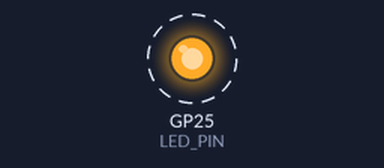
Recording of a program running on a simulated Raspberry Pi Pico. Parts: output pins drawn as LEDs (lit = HIGH). Dashed ring = blinking.

Above: at 0.5 s.
Timing chart, 0 to 4.6 s (numbered marks = the images above):
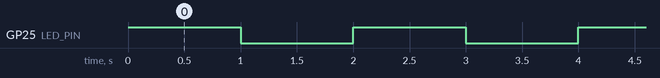

The program:

main.cpp
```cpp
// (licence header left out)
/* include headers */
#include <Arduino.h>

#define LED_PIN		25

void setup() {

	/* set pin as output */
	pinMode(LED_PIN, OUTPUT);

}

void loop() {

	/* turn on LED */
	digitalWrite(LED_PIN,HIGH);

	/* delay 1000ms */
	delay(1000);

	/* turn off LED */
	digitalWrite(LED_PIN,LOW);

	/* delay 1000ms */
	delay(1000);

}
```

Measured:
- by itself, GP25 (LED_PIN): alternates HIGH for 1.0 s and LOW for 1.0 s
